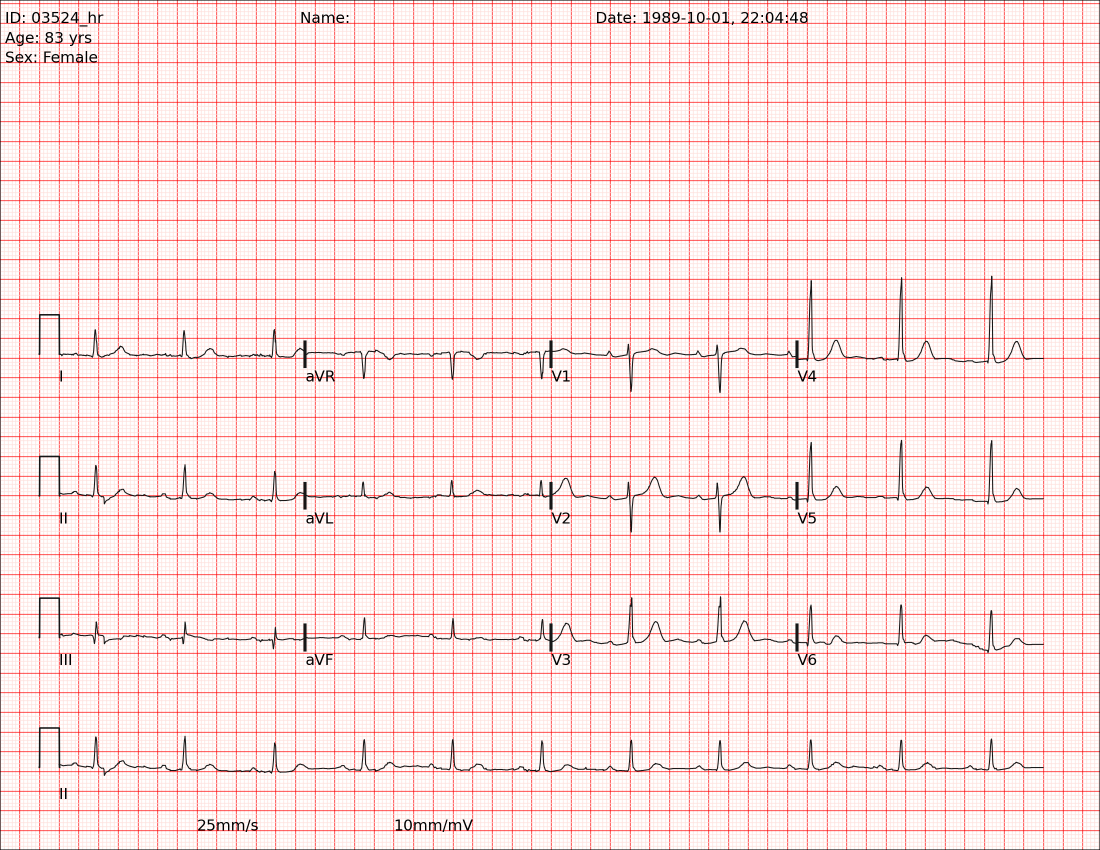
#> input picture Test.png, 2200 x 1700 px (shown at 1/2 size)
$ python Single_wave.py
#> lines starting #> are read from the running program, lines starting #| are printed output that depends on the picture; after the words box and inside, x2 and y2 are one past the last pixel; in counts of white or black regions, pixels touching at a corner belong together
import os
import cv2
import numpy as np
import pandas as pd
import matplotlib.pyplot as plt
from skimage.morphology import skeletonize

# Clinical Constants defined by the PhysioNet 2024 challenge standards
STANDARD_MM_PER_SEC = 25.0      # 25 mm per second horizontal paper speed
STANDARD_MM_PER_MV = 10.0       # 10 mm per millivolt vertical grid sensitivity

def extract_ecg_signal_precise(image_path, crop_top_percent, crop_bottom_percent, output_name="Test_lead_II"):
    # 1. Load Image Matrix
#> called with image_path = 'Test.png', crop_top_percent = 0.82, crop_bottom_percent = 0.92, output_name = 'Test_lead_II'
    img = cv2.imread(image_path)
#> img is the input picture: shape (1700, 2200, 3); mean B, G, R 225.8, 226.9, 250.8
    if img is None:
        raise FileNotFoundError(f"Could not load image at {image_path}")

    original = img.copy()
    height, width, _ = img.shape

    # 2. Convert percentages to row coordinates
    start_y = int(height * crop_top_percent)
    end_y = int(height * crop_bottom_percent)
    start_x = 0
    end_x = width

    print(f"[Debug Info] Image Height: {height}px, Width: {width}px")
#| [Debug Info] Image Height: 1700px, Width: 2200px
    print(f"[Debug Info] Active Box Boundaries -> Top Row Y: {start_y}, Bottom Row Y: {end_y}")
#| [Debug Info] Active Box Boundaries -> Top Row Y: 1394, Bottom Row Y: 1564

    # Draw the bounding box for verification tracking
    img_with_rectangle = original.copy()
    cv2.rectangle(img_with_rectangle, (start_x, start_y), (end_x, end_y), (0, 255, 0), 3)
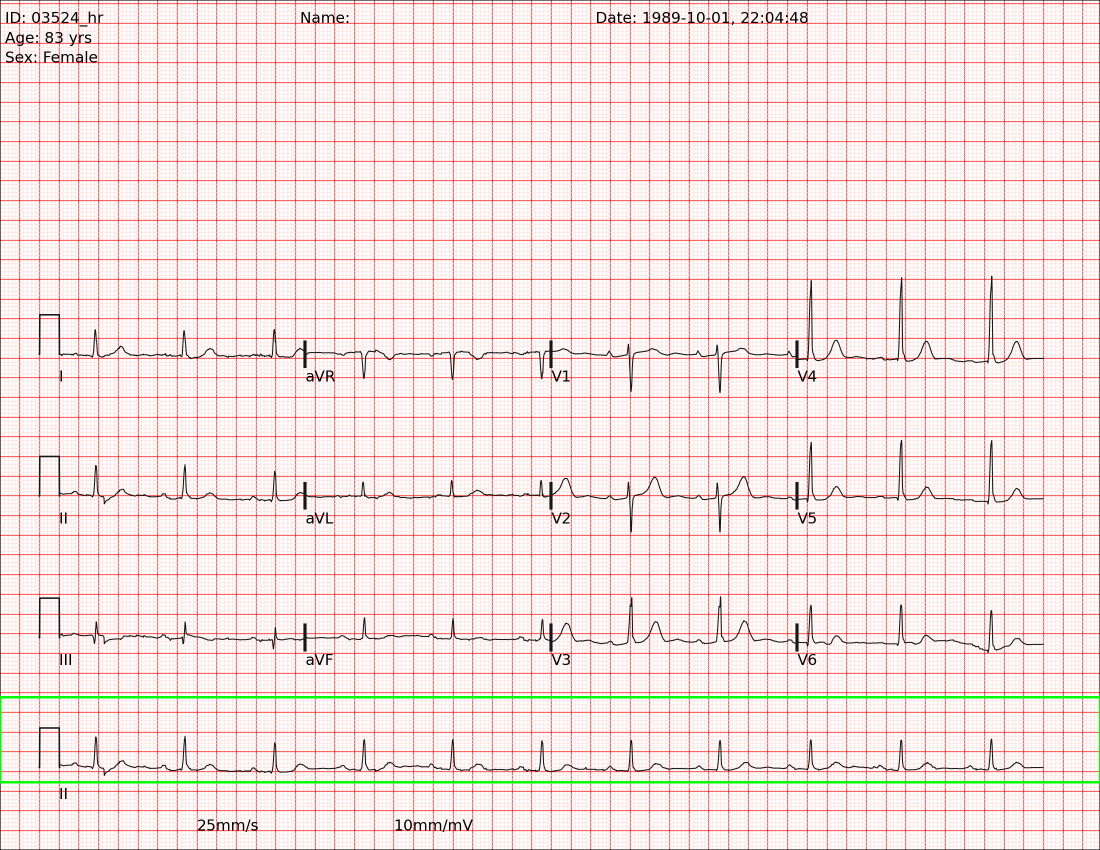
#> img_with_rectangle: shape (1700, 2200, 3) (shown at 1/2 size); 0.61% of pixels changed, all inside (x1, y1, x2, y2) = (0, 1392, 2200, 1567)

    # 3. Crop to the selected rhythm lane
    img_cropped = img[start_y:end_y, start_x:end_x]

    # 4. Filter Grid Lines via HSV Color Space
    img_gray = cv2.cvtColor(img_cropped, cv2.COLOR_BGR2GRAY)
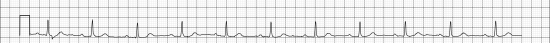
#> img_gray: shape (170, 2200) (shown at 1/4 size); min 0, max 255, mean 233.2
    hsv = cv2.cvtColor(img_cropped, cv2.COLOR_BGR2HSV)
#> hsv: shape (170, 2200, 3); mean H, S, V 1.8, 24.3, 249.3

    lower_pink1 = np.array([0, 20, 20])
    upper_pink1 = np.array([20, 255, 255])
    lower_pink2 = np.array([140, 20, 20])
    upper_pink2 = np.array([180, 255, 255])

    mask1 = cv2.inRange(hsv, lower_pink1, upper_pink1)
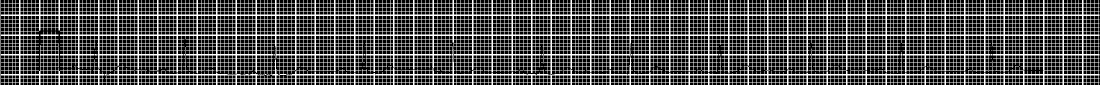
#> mask1: shape (170, 2200) (shown at 1/2 size); 31.3% white in thin lines or dots
    mask2 = cv2.inRange(hsv, lower_pink2, upper_pink2)
#> mask2: shape (170, 2200); every value is 0
    grid_mask = cv2.bitwise_or(mask1, mask2)

    grid_removed = img_gray.copy()
    grid_removed[grid_mask > 0] = 255
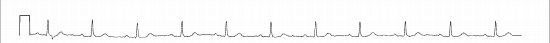
#> grid_removed: shape (170, 2200) (shown at 1/4 size); min 0, max 255, mean 248.9

    # 5. Local Matrix Binarization
    binary = cv2.adaptiveThreshold(
        grid_removed, 255, cv2.ADAPTIVE_THRESH_GAUSSIAN_C, cv2.THRESH_BINARY_INV, 31, 10
    )
#> binary: shape (170, 2200); 2.3% white in thin lines or dots

    # 6. Connected Component Cleaning
    num_labels, labels, stats, centroids = cv2.connectedComponentsWithStats(binary, connectivity=8)
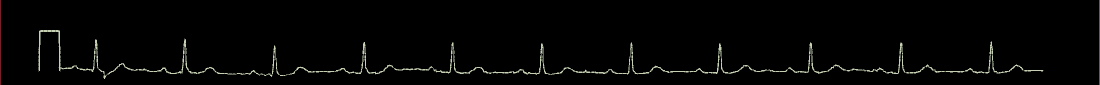
#> labels: shape (170, 2200) int32 (shown at 1/2 size); 4 distinct labels, from 0 to 3; one colour per label, 0 black
#> num_labels = 4; stats = [[1, 0, 2198, 170, 365552], [0, 0, 1, 170, 170], [2199, 0, 1, 170, 170], [77, 60, 2010, 98, 8108]]; centroids = [[1101.3, 83.52], [0, 84.5], [2199, 84.5], [1020.2, 128.9]]
    clean_binary = np.zeros_like(binary)

    for i in range(1, num_labels):
        area = stats[i, cv2.CC_STAT_AREA]
        if 20 <= area <= 40000:
            clean_binary[labels == i] = 255
#> this loop made 3 passes
#> area on passes 1 to 3: 170, 170, 8108

    # 7. Skeletonize Tracking
    bool_binary = clean_binary > 0
#> bool_binary: shape (170, 2200) bool; 2.3% white in thin lines or dots
    if not np.any(bool_binary):
        bool_binary = binary > 0

    skeleton = skeletonize(bool_binary)
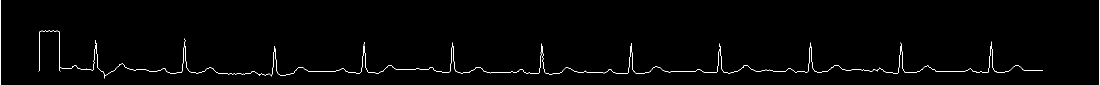
#> skeleton: shape (170, 2200) bool (shown at 1/2 size); 0.98% white in thin lines or dots
    skeleton_img = (skeleton * 255).astype(np.uint8)
#> skeleton_img: shape (170, 2200); 0.98% white in thin lines or dots

    # 8. Data Extraction Layer with Fallback Detects
    crop_height, crop_width = skeleton_img.shape
    signal_y = np.full(crop_width, np.nan)

    for x in range(crop_width):
        y_indices = np.where(skeleton_img[:, x] == 255)[0]
        if len(y_indices) > 0:
            signal_y[x] = np.mean(y_indices)

    fallback_count = 0
    for x in range(crop_width):
        if np.isnan(signal_y[x]):
            y_indices_binary = np.where(binary[:, x] == 255)[0]
            if len(y_indices_binary) > 0:
                signal_y[x] = np.mean(y_indices_binary)
                fallback_count += 1
#> this loop made 2200 passes
#> y_indices_binary on pass 2087: [141]
#> after the loop, fallback_count = 1

    # Invert Y-axis so deflections match positive electrical directions
    signal_y = crop_height - signal_y

    # 9. Array Structural Gap Interpolation
    x_axis = np.arange(crop_width)
    nans = np.isnan(signal_y)
    if np.any(nans) and not np.all(nans):
        signal_y[nans] = np.interp(x_axis[nans], x_axis[~nans], signal_y[~nans])
    elif np.all(nans):
        signal_y = np.zeros(crop_width)

    print(f"[Extraction Info] Signal extracted successfully. Width: {len(signal_y)} points. Fallback patches applied: {fallback_count}")
#| [Extraction Info] Signal extracted successfully. Width: 2200 points. Fallback patches applied: 1

    # ======================================================================
    # NEW STEP 10: CALIBRATION & PHYSICAL TRANSFORMATION LAYER
    # ======================================================================
    # For standard challenge sheets (approx 300 DPI), 1 mm is ~11.81 pixels.
    pixels_per_mm = 11.81

    # Transform pixels to clinical physical units (Time: seconds, Voltage: mV)
    time_series = np.arange(crop_width) / (pixels_per_mm * STANDARD_MM_PER_SEC)
    voltage_series = signal_y / (pixels_per_mm * STANDARD_MM_PER_MV)
#> voltage_series = 2200 values, max 0.923 at index 83, min 0.152 at index 209, mean 0.285

    # Center the voltage vector on a 0.0 mV baseline offset marker
    voltage_series = voltage_series - np.mean(voltage_series)
#> voltage_series = 2200 values, max 0.638 at index 83, min -0.133 at index 209, mean -4.36e-17

    # Create an output directory folder structurally inside your ECG_project space
    output_dir = "digitized_outputs"
    os.makedirs(output_dir, exist_ok=True)

    # Save the structured metrics directly into a CSV matrix format
    csv_path = os.path.join(output_dir, f"{output_name}.csv")
    df = pd.DataFrame({"Time_Seconds": time_series, "Voltage_mV": voltage_series})
#> df = table of 2200 rows and 2 columns
    df.to_csv(csv_path, index=False)
    print(f"[Data Export] Clean clinical time-series safely saved to: {csv_path}")

    # --- Plotting Visualization Windows ---
    fig, axes = plt.subplots(4, 1, figsize=(12, 11))

    axes[0].imshow(cv2.cvtColor(img_with_rectangle, cv2.COLOR_BGR2RGB))
    axes[0].set_title(f"1. Main Layout (Box Window: Rows {start_y} to {end_y})")
    axes[0].axis('off')

    axes[1].imshow(binary, cmap='gray')
    axes[1].set_title("2. Cropped Binary Stream")
    axes[1].axis('off')

    axes[2].imshow(skeleton_img, cmap='gray')
    axes[2].set_title("3. Skeletonized Isolated Target Track")
    axes[2].axis('off')

    # Plotting using the newly calibrated physical time/mV axes
    axes[3].plot(time_series, voltage_series, color='darkred', linewidth=1)
    axes[3].set_title("4. Output Final Digitized Time-Series Array (Calibrated to Seconds & mV)")
    axes[3].set_xlabel("Time (Seconds)")
    axes[3].set_ylabel("Amplitude (mV)")
    axes[3].set_xlim(time_series[0], time_series[-1])
    axes[3].grid(True, linestyle="--", alpha=0.5)

    plt.tight_layout()

    # Save a high-DPI confirmation plot image asset to disk
    plot_path = os.path.join(output_dir, f"{output_name}_summary.png")
    plt.savefig(plot_path, dpi=300)
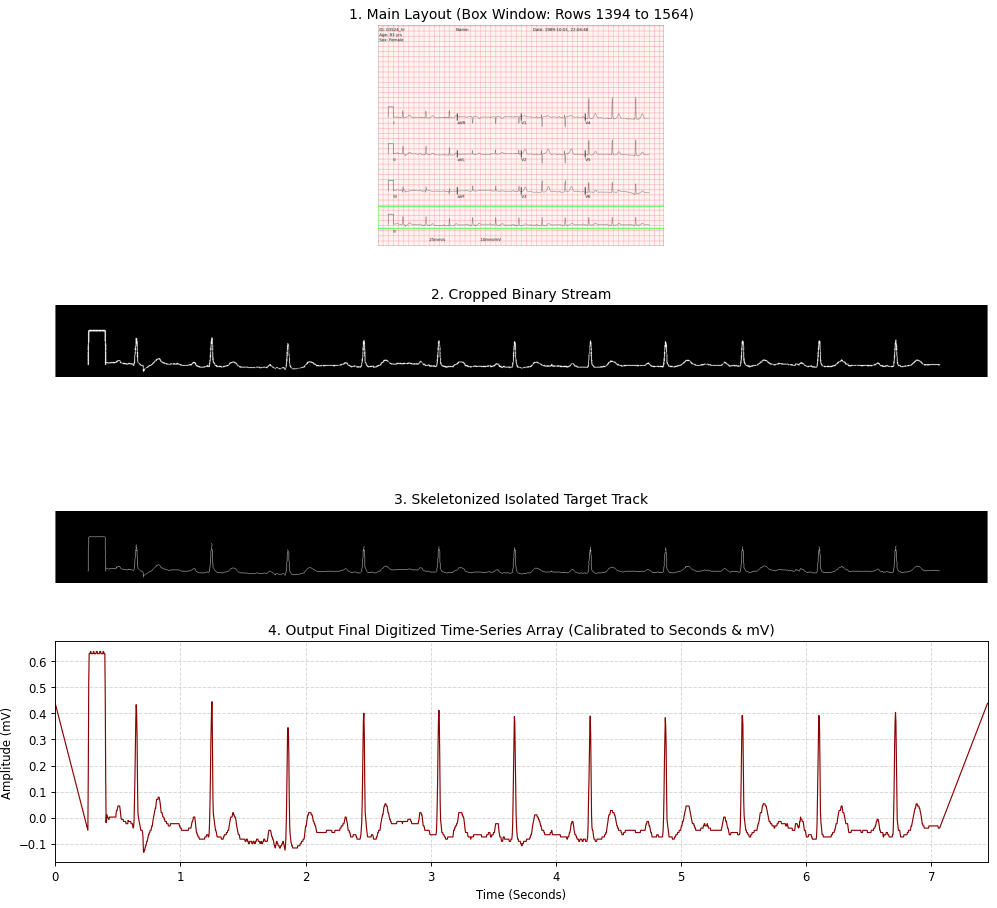
#> figure drawn by matplotlib, 4 panels; panel 4: curve peaks at x = 0.281, y = 0.638
    print(f"[Data Export] Plot diagnostic image saved to: {plot_path}")

    plt.show()
    return time_series, voltage_series

if __name__ == "__main__":
    IMAGE_FILE = "Test.png"

    # Active bounding box parameters tested on your Inspiron system terminal
    CROP_TOP = 0.82
    CROP_BOTTOM = 0.92

    try:
        final_time, final_volt = extract_ecg_signal_precise(IMAGE_FILE, CROP_TOP, CROP_BOTTOM)
#> final_time = 2200 values from 0 to 7.45; final_volt has the same summary as voltage_series in extract_ecg_signal_precise
        print("\n--- Pipeline Fully Complete ---")
    except FileNotFoundError as e:
        print(e)

$ run again, with 10140238-0001.png copied over Test.png
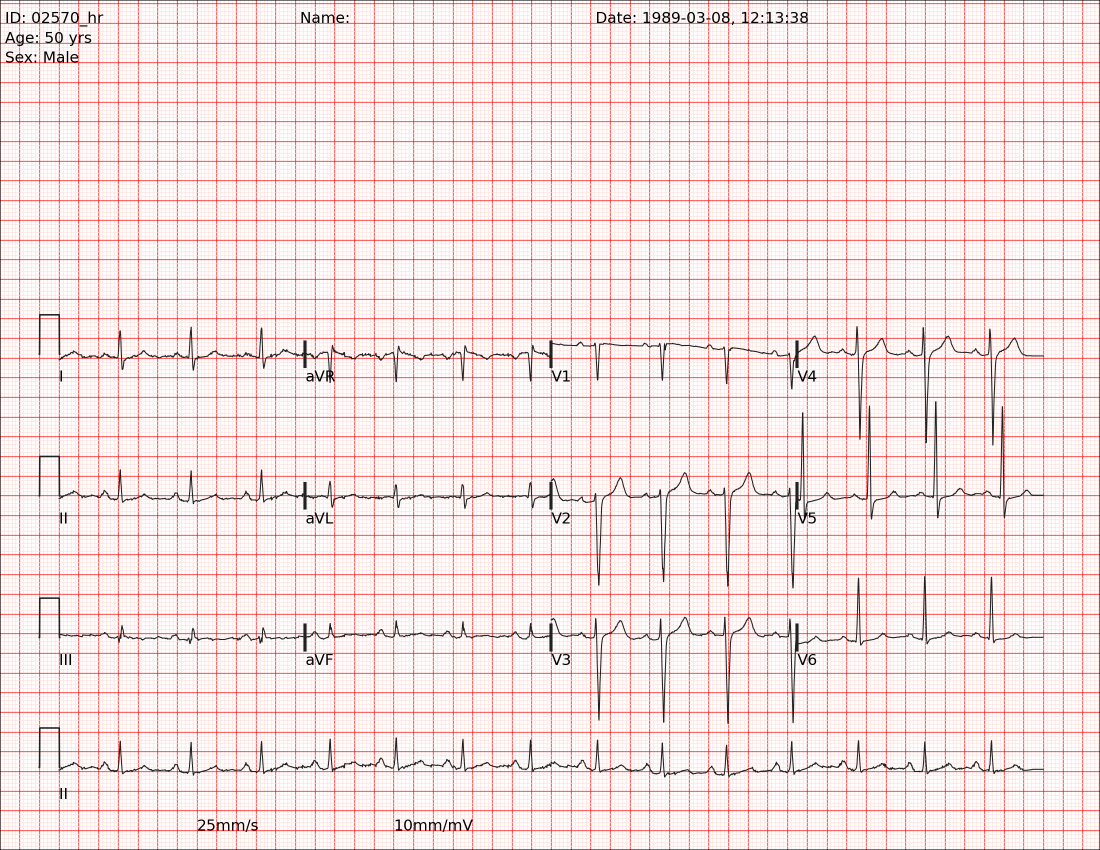
#> input picture 10140238-0001.png, 2200 x 1700 px (shown at 1/2 size)
#> in extract_ecg_signal_precise, img is the input picture: shape (1700, 2200, 3); mean B, G, R 225.3, 226.4, 250.2
#| [Debug Info] Image Height: 1700px, Width: 2200px
#| [Debug Info] Active Box Boundaries -> Top Row Y: 1394, Bottom Row Y: 1564
#> img_with_rectangle: shape (1700, 2200, 3); 0.61% of pixels changed, all inside (x1, y1, x2, y2) = (0, 1392, 2200, 1567)
#> hsv: shape (170, 2200, 3); mean H, S, V 1.8, 24.1, 248
#> mask1: shape (170, 2200); 31.1% white in thin lines or dots
#> mask2: shape (170, 2200); every value is 0
#> binary: shape (170, 2200); 3% white in thin lines or dots
#> in extract_ecg_signal_precise, `num_labels, labels, stats, centroids = cv2.connectedComponentsWithStat..`:
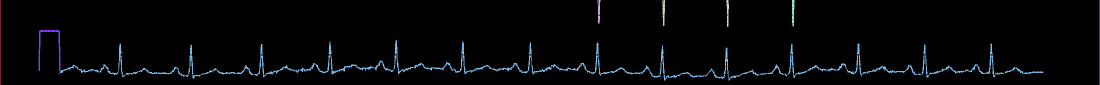
#> labels: shape (170, 2200) int32 (shown at 1/2 size); 9 distinct labels, from 0 to 8; one colour per label, 0 black
#> num_labels = 9; stats = [[1, 0, 2198, 170, 362835], [0, 0, 1, 170, 170], [1195, 0, 6, 48, 175], [1325, 0, 5, 52, 203], [1453, 0, 5, 54, 174], [1584, 0, 5, 53, 211], [2199, 0, 1, 170, 170], [77, 60, 44, 83, 598], [117, 80, 1970, 81, 9464]]; centroids = [[1100.4, 83.36], [0, 84.5], [1197.4, 21.74], [1326.9, 22.75], [1455.1, 24.03], [1585.8, 23.65], [2199, 84.5], [98.53, 91.86], [1104, 132.8]]
#> the loop in extract_ecg_signal_precise, `for i in range(1, num_labels):` made 8 passes
#> area on passes 1 to 8: 170, 175, 203, 174, 211, 170, 598, 9464
#> bool_binary: shape (170, 2200) bool; 3% white in thin lines or dots
#> skeleton: shape (170, 2200) bool; 1.2% white in thin lines or dots
#> skeleton_img: shape (170, 2200); 1.2% white in thin lines or dots
#> the loop in extract_ecg_signal_precise, `for x in range(crop_width):` made 2200 passes
#> y_indices_binary on pass 2087: [144]
#> after the loop in extract_ecg_signal_precise, `for x in range(crop_width):`: fallback_count = 1
#| [Extraction Info] Signal extracted successfully. Width: 2200 points. Fallback patches applied: 1
#> in extract_ecg_signal_precise, `voltage_series = signal_y / (pixels_per_mm * STANDARD_MM_PER_MV)`: voltage_series = 2200 values, max 1.09 at index 1457, min 0.11 at index 1329, mean 0.287
#> in extract_ecg_signal_precise, `voltage_series = voltage_series - np.mean(voltage_series)`: voltage_series = 2200 values, max 0.799 at index 1457, min -0.177 at index 1329, mean -3.07e-17
#> df = table of 2200 rows and 2 columns
#> in extract_ecg_signal_precise, `plt.savefig(plot_path, dpi=300)`:
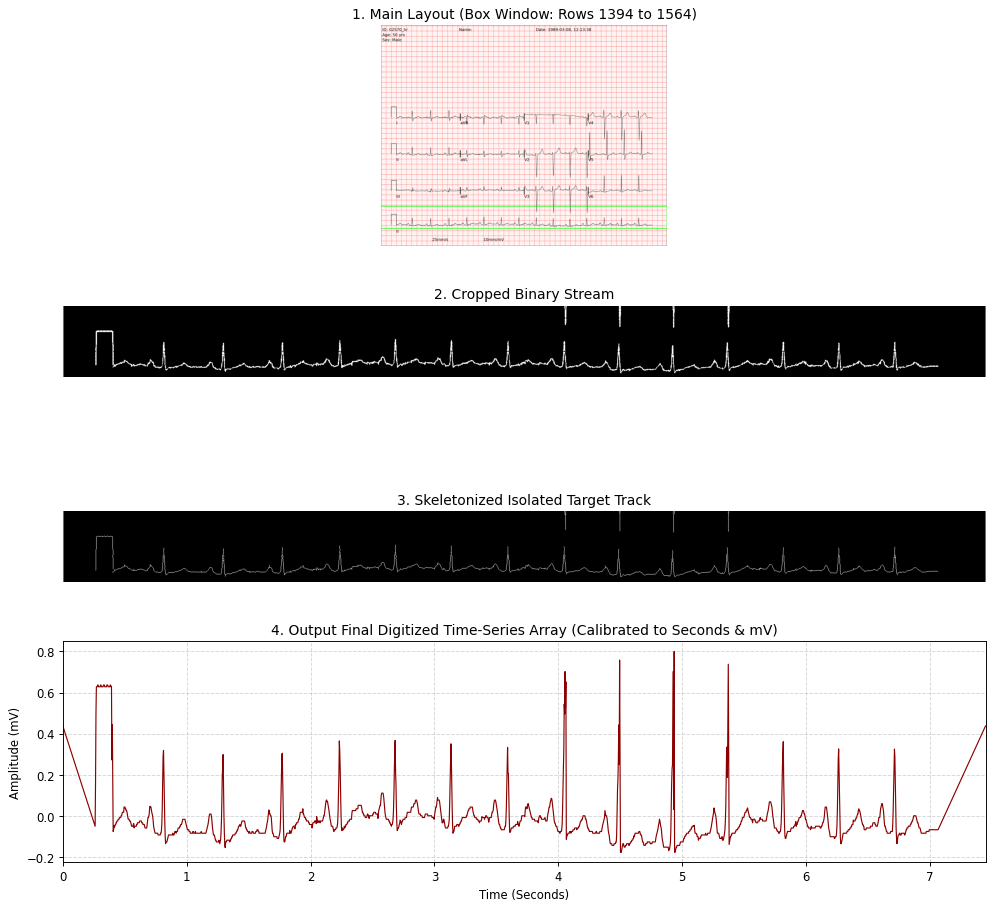
#> figure drawn by matplotlib, 4 panels; panel 4: curve peaks at x = 4.93, y = 0.799
#> final_time = 2200 values from 0 to 7.45; final_volt has the same summary as voltage_series in extract_ecg_signal_precise
